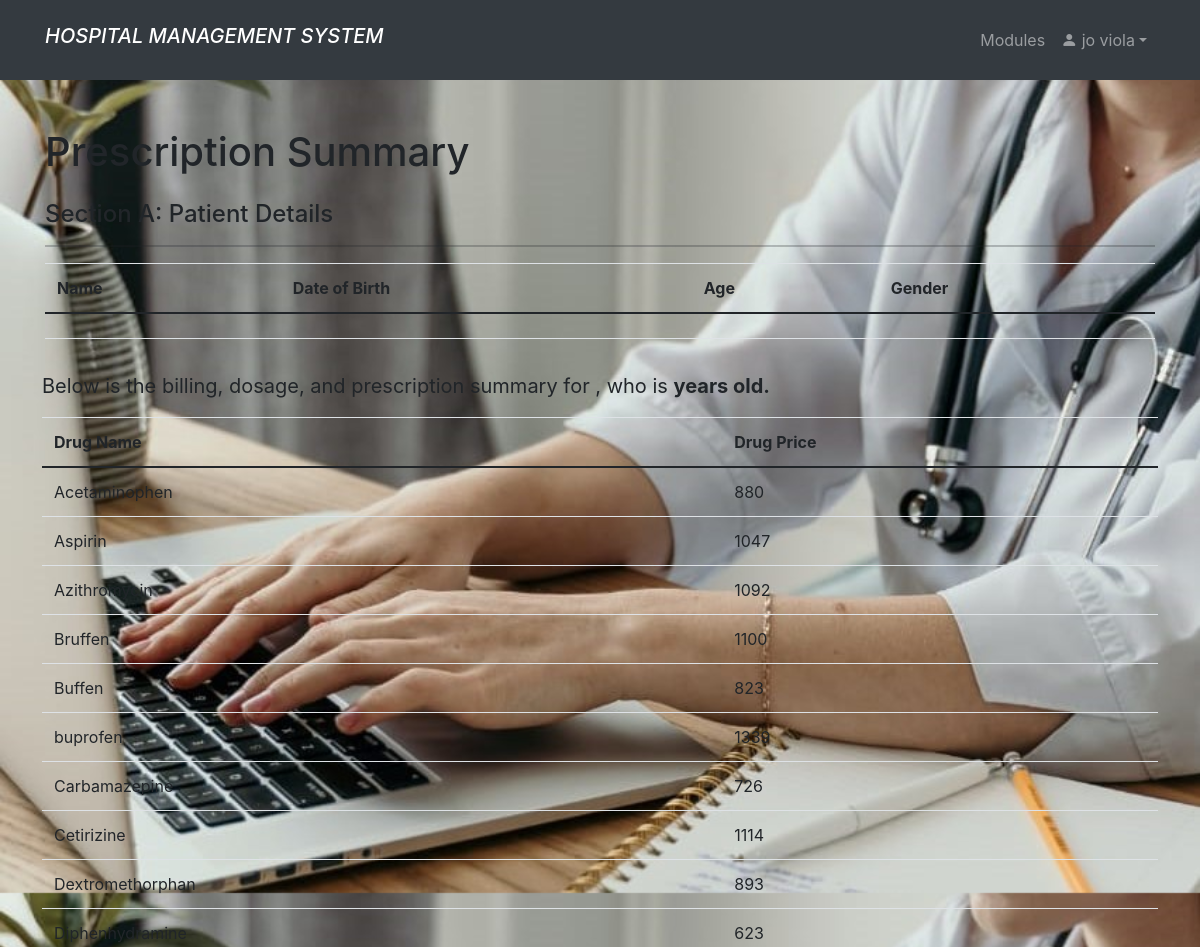
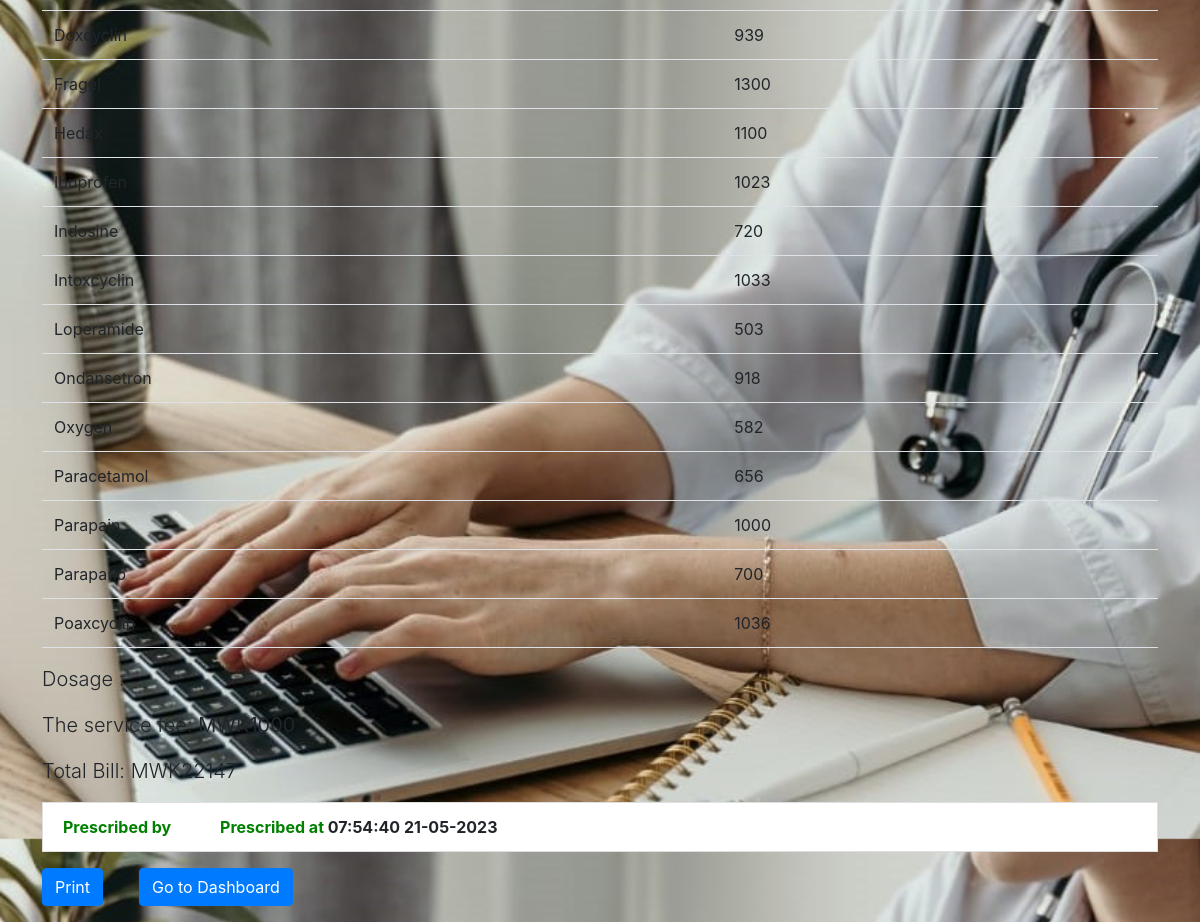
The page /billing.php (signed in) on the database its author committed (2 pictures, top to bottom).
### tables this page shows
CREATE TABLE `drug` (
  `drug_name` varchar(255) NOT NULL,
  `symptoms` varchar(255) NOT NULL,
  `drug_price` int(11) NOT NULL,
  `drug_price2` text DEFAULT NULL,
  `dosage` varchar(255) DEFAULT NULL,
  `dosage2` varchar(255) DEFAULT NULL,
  `status` text DEFAULT NULL
);

### billing.php (the view, shortened to what this page needs)
<?php
    include "comfig.php";
    include "unavbar.php";
    if (isset($_SESSION['id']) && isset($_SESSION['uname'])){
        $servicefee= 1000;
        $patient_id = $_SESSION["patient_id"];
?>
<!DOCTYPE html>
<html lang="en">
  <head>
    <link rel="stylesheet" href="https://maxcdn.bootstrapcdn.com/bootstrap/4.5.2/css/bootstrap.min.css">
    <link rel="stylesheet" href="https://maxcdn.bootstrapcdn.com/bootstrap/4.5.2/css/bootstrap.min.css">
  </head>
  <body>
    <div class="container mt-5">
      <div class="row">
        <div class="col-sm-12">
          <?php
          $stmt = $mysqli->prepare("SELECT * FROM patient WHERE id = ?");
          $stmt->bind_param("i", $patient_id);
          $result = $stmt->execute();
          if ($result === false) {
            echo "<div class='alert alert-danger' role='alert'>Error: " . $stmt->error . "</div>";
          } else {
                      $patient = $stmt->get_result()->fetch_assoc();
                      $name = $patient['name'];
                      $age = $patient['age'];
                      $gender = $patient['gender'];
                      $date = $patient['date'];
                      echo "<h1 class='mb-4'>Prescription Summary</h1>";
                        echo "<h4 class='mb-3'>Section A: Patient Details</h4>";?>
                        <hr>
                        <table class="table table-hover" style="overflow:auto">
                            <thead class="table table-hover">
                                <tr>
                                    <th>Name</th>
                                    <th>Date of Birth</th>
                                    <th>Age</th>
                                    <th>Gender</th>
                                </tr>
                            </thead>
                            <tbody id = "myTable">
                                <tr>
                                    <td><?php echo $name; ?></td>
                                    <td><?php echo $date; ?></td>
                                    <td><?php echo $age; ?></td>
                                    <td><?php echo $gender; ?></td>
                                </tr>
                            </tbody>
                        </table>
                        <?php
                    }
          echo "<div class='row mb-3'>";
                echo "<div class='table-responsive'>";
                echo "<table class='table table-striped'>";
                echo "<thead>";
                $age = $patient["age"];
                $patient_id = $patient["id"];
                $name = $patient["name"];
                $total_amount = 0;
                echo "<table class='table'>";
                echo "<p class='lead'><b>Below is the billing, dosage, and prescription summary for <b>$name</b>, who is <strong>$age years old.</strong></b></p>";
                echo "<thead><tr><th>Drug Name</th><th>Drug Price</th></tr></thead>";
                echo "<tbody>";
                $stmt = $mysqli->prepare("SELECT drug, dosage FROM patient WHERE id = ?");
                $stmt->bind_param("i", $patient_id);
                $stmt->execute();
                $result = $stmt->get_result();
                $patientData = $result->fetch_assoc();
                $drugs = explode(", ", $patientData['drug']);
                $dosage = $patientData['dosage'];
                foreach ($drugs as $drug) {
                    $drugNamePattern = "%$drug%";
                    $stmt = $mysqli->prepare("SELECT drug_name, drug_price2 FROM drug WHERE drug_name LIKE ?");
                    $stmt->bind_param("s", $drugNamePattern);
                    $stmt->execute();
                    $result = $stmt->get_result();
                    if ($result->num_rows > 0) {
                        while ($row = $result->fetch_assoc()) {
                            echo "<tr><td>" . $row["drug_name"] . "</td><td>" . $row["drug_price2"] . "</td></tr>";
                            $total_amount += $row["drug_price2"];
                        }
                    }
                }
                $total_bill = $total_amount + $servicefee;
                echo "</tbody>";
                echo "</table>";
                echo "<p class='lead'>Dosage : <strong>" . $dosage . "</strong></p>";
                echo "<p class='lead'>The service fee: <strong> MWK" . $servicefee . "</strong></p>";
                echo "<p class='lead'>Total Bill: MWK" . $total_bill . "</p>";
                if (isset($_SESSION['uname'])) {
                    $username = $_SESSION['uname'];
                    $stmt = $mysqli->prepare("SELECT * FROM user WHERE uname = ?");
                    $stmt->bind_param("s", $username);
                    $result = $stmt->execute();
                    if ($result === false) {
                      echo "<div class='alert alert-danger' role='alert'>Error: " . $stmt->error . "</div>";
                    } else {
                      $user = $stmt->get_result()->fetch_assoc();
                      $prescribed_on = date("H:i:s d-m-Y ");
                      echo "<p class='list-group-item'><b style='color: green;'>Prescribed by</b><b> " . $user['uname'] . "</b>&nbsp;&nbsp; &nbsp; &nbsp;&nbsp; &nbsp;  <b style='color: green;'>Prescribed at </b><b>".$prescribed_on." </b></p>";
                      echo "<a href='download_pdf.php' class='btn btn-primary'>Print</a>";
                      echo "<a href='doc_dashboard.php' class='btn btn-primary'>Go to Dashboard</a>";
                    }
                }
                ?>
        </div>
      </div>
    </div>
  </body>
</html>
<?php
    }else {
        header("Location: home.php");
        exit();
    }
?>

### style.css (style rules this page uses)
body { margin: 0; padding: 0; background: url(img/homepic.jpeg); background-size: 100%; font-family: sans-serif; }

### rows shown on the page
drug: drug_name "Acetaminophen", drug_price2 "880"
drug: drug_name "Aspirin", drug_price2 "1047"
drug: drug_name "Azithromycin", drug_price2 "1092"
drug: drug_name "Bruffen", drug_price2 "1100"
drug: drug_name "Buffen", drug_price2 "823"
drug: drug_name "buprofen", drug_price2 "1339"
drug: drug_name "Carbamazepine", drug_price2 "726"
drug: drug_name "Cetirizine", drug_price2 "1114"
drug: drug_name "Dextromethorphan", drug_price2 "893"
drug: drug_name "Diphenhydramine", drug_price2 "623"
drug: drug_name "Doxcyclin", drug_price2 "939"
drug: drug_name "Fragel", drug_price2 "1300"
drug: drug_name "Hedax", drug_price2 "1100"
drug: drug_name "Ibuprofen", drug_price2 "1023"
drug: drug_name "Indosine", drug_price2 "720"
drug: drug_name "Intoxcyclin", drug_price2 "1033"
drug: drug_name "Loperamide", drug_price2 "503"
drug: drug_name "Ondansetron", drug_price2 "918"
drug: drug_name "Oxygen", drug_price2 "582"
drug: drug_name "Paracetamol", drug_price2 "656"
drug: drug_name "Parapain", drug_price2 "1000"
drug: drug_name "Parapano", drug_price2 "700"
drug: drug_name "Poaxcyclin", drug_price2 "1036"

### other values the page prints
$_SESSION['uname'] "jo viola"
$servicefee "1000"
$total_bill "22147"
